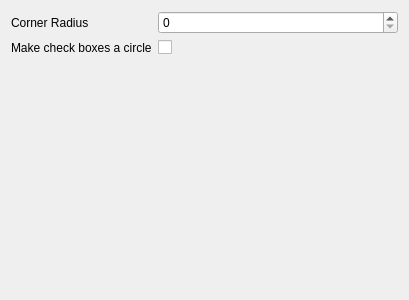
<?xml version="1.0" encoding="UTF-8"?>
<ui version="4.0">
 <class>lilacsettingsapp</class>
 <widget class="QWidget" name="lilacsettingsapp">
  <property name="geometry">
   <rect>
    <x>0</x>
    <y>0</y>
    <width>409</width>
    <height>300</height>
   </rect>
  </property>
  <property name="windowTitle">
   <string>Form</string>
  </property>
  <layout class="QFormLayout" name="formLayout">
   <item row="0" column="0">
    <widget class="QLabel" name="radiusLabel">
     <property name="text">
      <string>Corner Radius</string>
     </property>
    </widget>
   </item>
   <item row="0" column="1">
    <widget class="QSpinBox" name="radiusSpin">
     <property name="maximum">
      <number>18</number>
     </property>
    </widget>
   </item>
   <item row="1" column="0">
    <widget class="QLabel" name="circleCheckLabel">
     <property name="text">
      <string>Make check boxes a circle</string>
     </property>
    </widget>
   </item>
   <item row="1" column="1">
    <widget class="QCheckBox" name="circleCheckCheckBox">
     <property name="text">
      <string/>
     </property>
    </widget>
   </item>
  </layout>
 </widget>
 <resources/>
 <connections/>
</ui>
